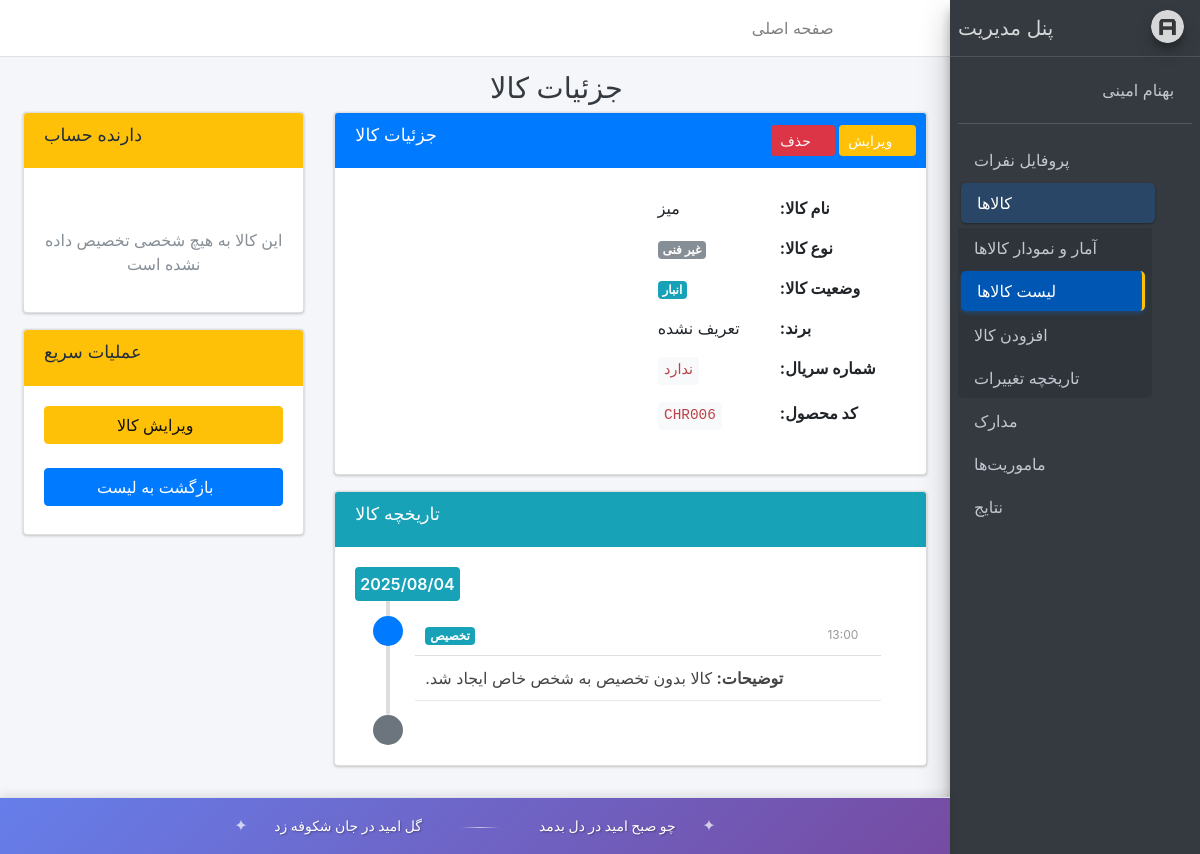
Page /account/item/31/ (signed in) on the earlier database version.
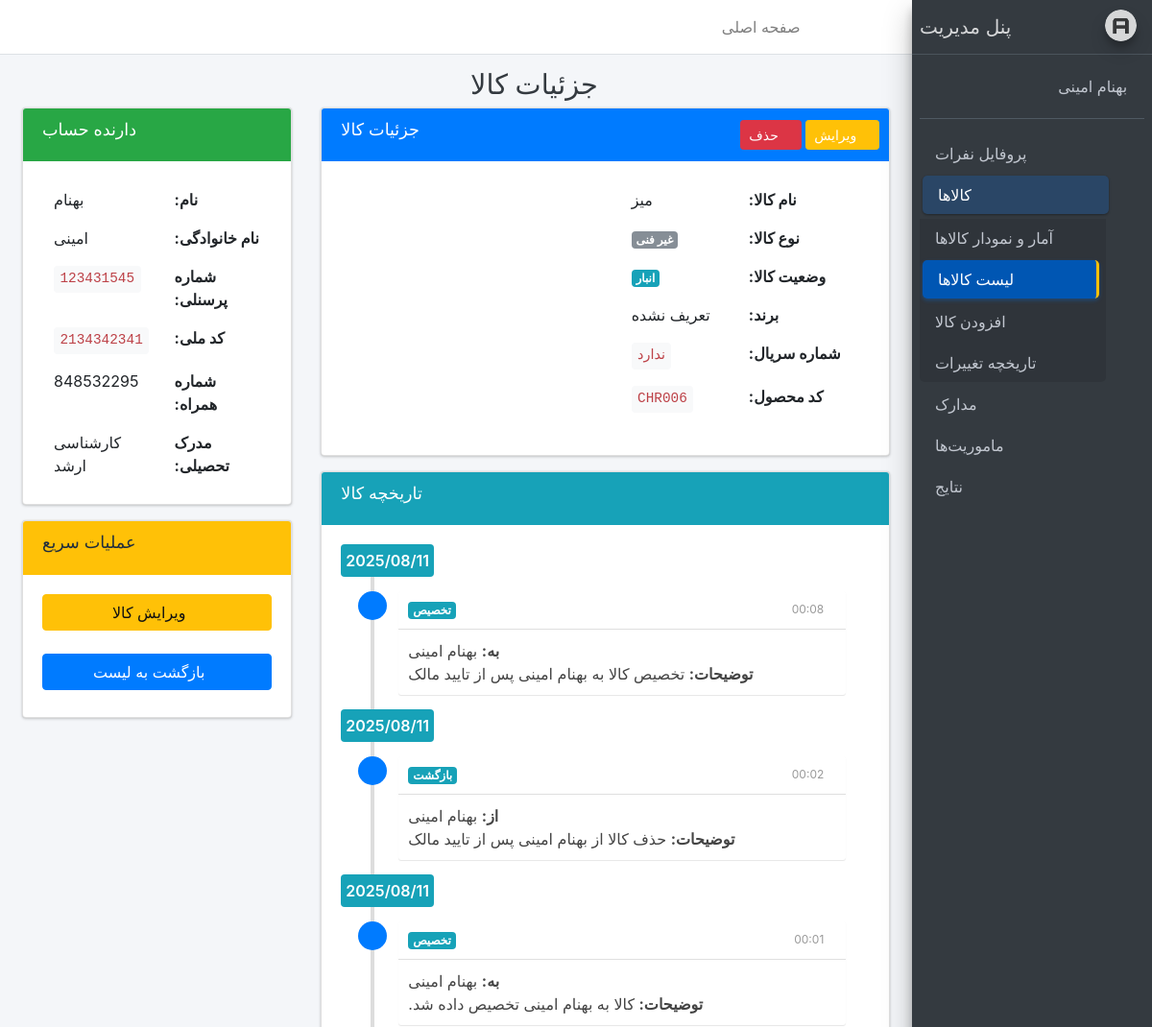
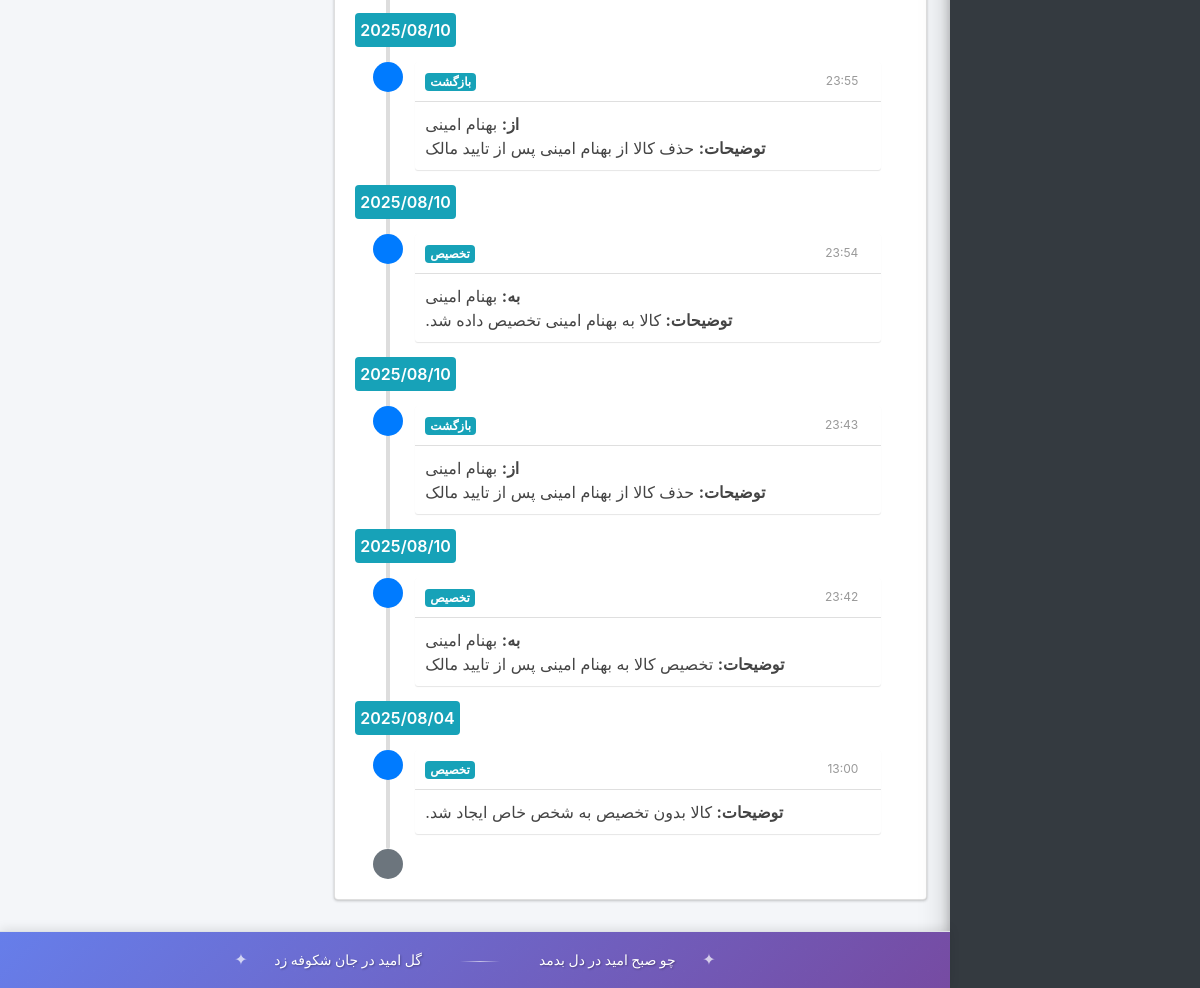
Same page on the later database version (2 pictures, top to bottom).
### holder/models.py (models this page shows, shortened)
class Items(models.Model):
    Technical_items = models.CharField(max_length=100,blank=True , null=True, verbose_name="نام کالا")
    TYPE_CHOICES = [('Technical', 'فنی'),('Non-technical', 'غیر فنی')]
    type_Item = models.CharField(max_length=50,choices=TYPE_CHOICES, verbose_name="نوع کالا")
    STATUS_CHOICES = [('hardware','سخت افزار'),('Delivery','تحویل'),('warehouse','انبار')]
    status_item =  models.CharField(max_length=50,choices=STATUS_CHOICES, verbose_name="وضعیت کالا")
    Number = models.IntegerField(verbose_name="تعداد کالا", default=1, blank=True, null=True)
    STATUS_SUB_MAPPING = {
        'hardware': [
            ('repair', 'تعمیر'),
            ('upgrade', 'ارتقا'),
        ],
        'Delivery': [
            ('external', 'خارج'),
            ('internal', 'داخل'),
        ],
        'warehouse': [
            ('ready', 'آماده بکار'),
            ('returned_good', 'عودتی سالم'),
            ('returned_worn', 'عودتی فرسوده'),
        ],
    }
    status_sub_item = models.CharField(max_length=50,choices=[choice for sublist in STATUS_SUB_MAPPING.values() for choice in sublist],blank=True,null=True,verbose_name="زیر مجموعه وضعیت")
    brand = models.CharField(max_length=100, verbose_name="برند", blank=True, null=True)
    Configuration = models.TextField(verbose_name="پیکربندی", blank=True, null=True)
    serial_number = models.CharField(max_length=100, blank=True, null=True, verbose_name="شماره سریال")
    Product_code = models.CharField(max_length=100, verbose_name="کد محصول")
    register_date = models.DateTimeField(auto_now_add=True)
    update_date = models.DateTimeField(default=timezone.now,verbose_name="تاریخ بروزرسانی")
    PersonalInfo = models.ForeignKey(PersonalInfo, on_delete=models.CASCADE, related_name='items', blank=True, null=True, verbose_name="دارنده حساب")
    def jinfo(self):
        return jalali_converter(self.register_date)
    jinfo.short_description = "تاریخ ثبت نام"
    class Meta:
        verbose_name = "کالا"
        verbose_name_plural = "کالاها"

class ItemHistory(models.Model):
    ACTION_CHOICES = [
        ('assign', 'تخصیص'),
        ('transfer', 'انتقال'),
        ('return', 'بازگشت'),
        ('maintenance', 'تعمیر'),
        ('other', 'سایر')
    ]
    item = models.ForeignKey(Items, on_delete=models.CASCADE, related_name='history', verbose_name="کالا")
    from_person = models.ForeignKey(PersonalInfo, on_delete=models.SET_NULL, null=True, blank=True, related_name='given_items_history', verbose_name="از شخص")
    to_person = models.ForeignKey(PersonalInfo, on_delete=models.SET_NULL, null=True, blank=True, related_name='received_items_history', verbose_name="به شخص")
    action_date = models.DateTimeField(default=timezone.now, verbose_name="تاریخ اقدام")
    action_type = models.CharField(max_length=20, choices=ACTION_CHOICES, verbose_name="نوع اقدام")
    description = models.TextField(blank=True, null=True, verbose_name="توضیحات")
    created_at = models.DateTimeField(auto_now_add=True, verbose_name="تاریخ ثبت")
    def jinfo(self):
        return jalali_converter(self.action_date)
    jinfo.short_description = "تاریخ اقدام"
    class Meta:
        verbose_name = "تاریخچه کالا"
        verbose_name_plural = "تاریخچه کالاها"
        ordering = ['-action_date']

class PersonalInfo(models.Model):
    STATUS_CHOICES = (
        ('d', 'دیپلم'),
        ('a', 'کارشناسی ناپیوسته'),
        ('b', 'کارشناسی'),
        ('m', 'کارشناسی ارشد'),
        ('p', 'دکتری'),
        ('o', 'سایر')
    )
    name = models.CharField(max_length=100, verbose_name="نام")
    family = models.CharField(max_length=100, verbose_name="نام خانوادگی")
    Personnel_number = models.CharField(max_length=9, validators=[RegexValidator(regex=r'^\d{9}$')], unique=True,primary_key=True,verbose_name="شماره پرسنلی")
    National_ID = models.CharField(max_length=10,unique=True,verbose_name="کد ملی",validators=[RegexValidator(regex=r'^\d{10}$')])
    date_of_birth = models.DateField(verbose_name="تاریخ تولد")
    email = models.EmailField(max_length=254, verbose_name="ایمیل",blank=True, null=True, help_text="اختیاری")
    phone_number = models.CharField(max_length=16, verbose_name="شماره همراه")
    date_created = models.DateTimeField(auto_now_add=True, verbose_name="تاریخ ثبت نام")
    Educational_degree = models.CharField(max_length=10, verbose_name="مدرک تحصیلی", choices=STATUS_CHOICES)
    password = models.CharField(max_length=100, verbose_name="رمز عبور")
    def jinfo(self):
        return jalali_converter(self.date_of_birth)
    jinfo.short_description = "تاریخ تولد "
    class Meta:
        verbose_name = "دارنده حساب"
        verbose_name_plural = "دارندگان حساب"

### account/views.py (the view)
# urls.py: path("item/<int:pk>/", item_detail, name="item_detail"),
@login_required
def item_detail(request, pk):
    item = get_object_or_404(Items, pk=pk)
    history = ItemHistory.objects.filter(item=item).order_by('-action_date')
    context = {
        'item': item,
        'history': history,
    }
    return render(request, 'registration/item_detail.html', context)

### templates/registration/item_detail.html (shortened to what this page needs)
{% extends 'registration/base.html' %}
{% block title %}
  جزئیات کالا
{% endblock %}
{% block main %}
<div class="row">
  <div class="col-md-8">
    <div class="card card-primary">
      <div class="card-header">
        <h3 class="card-title">
          <i class="fas fa-box"></i> جزئیات کالا
        </h3>
        <div class="card-tools">
          <a href="{% url 'account:item_edit' item.pk %}" class="btn btn-warning btn-sm">
            <i class="fas fa-edit"></i> ویرایش
          </a>
          <a href="{% url 'account:item_delete' item.pk %}" class="btn btn-danger btn-sm" onclick="return confirm('آیا مطمئن هستید؟')">
            <i class="fas fa-trash"></i> حذف
          </a>
        </div>
      </div>
      <div class="card-body">
        <div class="row">
          <div class="col-md-6">
            <table class="table table-borderless">
              <tr>
                <td><strong>نام کالا:</strong></td>
                <td>{{ item.Technical_items|default:"تعریف نشده" }}</td>
              </tr>
              <tr>
                <td><strong>نوع کالا:</strong></td>
                <td>
                  {% if item.type_Item == 'Technical' %}
                    <span class="badge badge-primary">فنی</span>
                  {% elif item.type_Item == 'Non-technical' %}
                    <span class="badge badge-secondary">غیر فنی</span>
                  {% else %}
                    <span class="badge badge-light">نامشخص</span>
                  {% endif %}
                </td>
              </tr>
              <tr>
                <td><strong>وضعیت کالا:</strong></td>
                <td>
                  <span class="badge badge-info">{{ item.get_status_item_display|default:"نامشخص" }}</span>
                </td>
              </tr>
              <tr>
                <td><strong>برند:</strong></td>
                <td>{{ item.brand|default:"تعریف نشده" }}</td>
              </tr>
              <tr>
                <td><strong>شماره سریال:</strong></td>
                <td><code>{{ item.serial_number|default:"ندارد" }}</code></td>
              </tr>
              <tr>
                <td><strong>کد محصول:</strong></td>
                <td><code>{{ item.Product_code|default:"ندارد" }}</code></td>
              </tr>
            </table>
          </div>
          <div class="col-md-6">
          </div>
        </div>
      </div>
    </div>
    <div class="card card-info mt-3">
      <div class="card-header">
        <h3 class="card-title">
          <i class="fas fa-history"></i> تاریخچه کالا
        </h3>
      </div>
      <div class="card-body">
        {% if history %}
          <div class="timeline">
            {% for record in history %}
              <div class="time-label">
                <span class="bg-info">{{ record.action_date|date:"Y/m/d" }}</span>
              </div>
              <div>
                <i class="fas fa-{{ record.action_type|default:'circle' }} bg-primary"></i>
                <div class="timeline-item">
                  <span class="time">
                    <i class="fas fa-clock"></i> {{ record.action_date|date:"H:i" }}
                  </span>
                  <h3 class="timeline-header">
                    <span class="badge badge-info">{{ record.get_action_type_display }}</span>
                  </h3>
                  <div class="timeline-body">
                    {% if record.from_person %}
                      <strong>از:</strong> {{ record.from_person.name }} {{ record.from_person.family }}<br>
                    {% endif %}
                    {% if record.to_person %}
                      <strong>به:</strong> {{ record.to_person.name }} {{ record.to_person.family }}<br>
                    {% endif %}
                    {% if record.description %}
                      <strong>توضیحات:</strong> {{ record.description }}
                    {% endif %}
                  </div>
                </div>
              </div>
            {% endfor %}
            <div>
              <i class="fas fa-clock bg-gray"></i>
            </div>
          </div>
        {% else %}
          <div class="text-center text-muted py-4">
            <i class="fas fa-history fa-2x mb-2"></i>
            <br>
            هیچ تاریخچه‌ای برای این کالا ثبت نشده است
          </div>
        {% endif %}
      </div>
    </div>
  </div>
  <div class="col-md-4">
    {% if item.PersonalInfo %}
    <div class="card card-success">
      <div class="card-header">
        <h3 class="card-title">
          <i class="fas fa-user"></i> دارنده حساب
        </h3>
      </div>
      <div class="card-body">
        <table class="table table-borderless table-sm">
          <tr>
            <td><strong>نام:</strong></td>
            <td>{{ item.PersonalInfo.name }}</td>
          </tr>
          <tr>
            <td><strong>نام خانوادگی:</strong></td>
            <td>{{ item.PersonalInfo.family }}</td>
          </tr>
          <tr>
            <td><strong>شماره پرسنلی:</strong></td>
            <td><code>{{ item.PersonalInfo.Personnel_number }}</code></td>
          </tr>
          <tr>
            <td><strong>کد ملی:</strong></td>
            <td><code>{{ item.PersonalInfo.National_ID }}</code></td>
          </tr>
          <tr>
            <td><strong>شماره همراه:</strong></td>
            <td>{{ item.PersonalInfo.phone_number }}</td>
          </tr>
          <tr>
            <td><strong>مدرک تحصیلی:</strong></td>
            <td>{{ item.PersonalInfo.get_Educational_degree_display }}</td>
          </tr>
        </table>
      </div>
    </div>
    {% else %}
    <div class="card card-warning">
      <div class="card-header">
        <h3 class="card-title">
          <i class="fas fa-exclamation-triangle"></i> دارنده حساب
        </h3>
      </div>
      <div class="card-body">
        <p class="text-center text-muted">
          <i class="fas fa-user-slash fa-2x mb-2"></i><br>
          این کالا به هیچ شخصی تخصیص داده نشده است
        </p>
      </div>
    </div>
    {% endif %}
    <div class="card card-warning mt-3">
      <div class="card-header">
        <h3 class="card-title">
          <i class="fas fa-tools"></i> عملیات سریع
        </h3>
      </div>
      <div class="card-body">
        <div class="d-grid gap-2">
          <a href="{% url 'account:item_edit' item.pk %}" class="btn btn-warning btn-block">
            <i class="fas fa-edit"></i> ویرایش کالا
          </a>
          <a href="{% url 'account:home' %}" class="btn btn-primary btn-block">
            <i class="fas fa-list"></i> بازگشت به لیست
          </a>
        </div>
      </div>
    </div>
  </div>
</div>
{% endblock %}

### templates/registration/sidebar.html (shortened to what this page needs)
{% load static %}
  <aside class="main-sidebar sidebar-dark-primary elevation-4">
    <a href="{% url 'account:home' %}" class="brand-link">
      <img src="{% static 'registration/Adminlte/dist/img/AdminLTELogo.png' %}" alt="AdminLTE Logo" class="brand-image img-circle elevation-3"
           style="opacity: .8">
      <span class="brand-text font-weight-light">پنل مدیریت</span>
    </a>
    <div class="sidebar">
      <div class="user-panel mt-3 pb-3 mb-3 d-flex">
        <div class="image">
        </div>
        <div class="info">
          <a href="#" class="d-block">{{user.get_full_name}}</a>
        </div>
      </div>
<nav class="mt-2">
    <ul class="nav nav-pills nav-sidebar flex-column" data-widget="treeview" role="menu" data-accordion="false">
        <li class="nav-item">
            <a href="{% url 'account:profiles' %}" class="nav-link {% if request.resolver_match.url_name == 'profiles' %}active{% endif %}">
                <i class="nav-icon fas fa-users"></i>
                <p>پروفایل‌  نفرات</p>
            </a>
        </li>
        <li class="nav-item has-treeview {% if request.resolver_match.url_name in 'dashboard,home,item_add,item_detail,item_edit,history' %}menu-open{% endif %}">
            <a href="#" class="nav-link {% if request.resolver_match.url_name in 'dashboard,home,item_add,item_detail,item_edit,history' %}active{% endif %}">
                <i class="nav-icon fas fa-boxes"></i>
                <p>
                    کالاها
                    <i class="right fas fa-angle-left"></i>
                </p>
            </a>
            <ul class="nav nav-treeview">
                <li class="nav-item">
                    <a href="{% url 'account:dashboard' %}" class="nav-link {% if request.resolver_match.url_name == 'dashboard' %}active{% endif %}">
                        <i class="fa fa-tachometer-alt nav-icon"></i>
                        <p>آمار و نمودار کالاها</p>
                    </a>
                </li>
                <li class="nav-item">
                    <a href="{% url 'account:home' %}" class="nav-link {% if request.resolver_match.url_name == 'home' or request.resolver_match.url_name == 'item_detail' or request.resolver_match.url_name == 'item_edit' %}active{% endif %}">
                        <i class="fa fa-list nav-icon"></i>
                        <p>لیست کالاها</p>
                    </a>
                </li>
                <li class="nav-item">
                    <a href="{% url 'account:item_add' %}" class="nav-link {% if request.resolver_match.url_name == 'item_add' %}active{% endif %}">
                        <i class="fa fa-plus nav-icon"></i>
                        <p>افزودن کالا</p>
                    </a>
                </li>
                <li class="nav-item">
                    <a href="{% url 'account:history' %}" class="nav-link {% if request.resolver_match.url_name == 'history' %}active{% endif %}">
                        <i class="fa fa-history nav-icon"></i>
                        <p>تاریخچه تغییرات</p>
                    </a>
                </li>
            </ul>
        </li>
        <li class="nav-item has-treeview {% if request.resolver_match.url_name in 'documents_list,document_add,document_detail,document_edit' %}menu-open{% endif %}">
            <a href="#" class="nav-link {% if request.resolver_match.url_name in 'documents_list,document_add,document_detail,document_edit' %}active{% endif %}">
                <i class="nav-icon fas fa-certificate"></i>
                <p>
                    مدارک
                    <i class="right fas fa-angle-left"></i>
                </p>
            </a>
        </li>
        <li class="nav-item has-treeview {% if request.resolver_match.url_name in 'missions_list,mission_add,mission_edit' %}menu-open{% endif %}">
            <a href="#" class="nav-link {% if request.resolver_match.url_name in 'missions_list,mission_add,mission_edit' %}active{% endif %}">
                <i class="nav-icon fas fa-plane"></i>
                <p>
                    ماموریت‌ها
                    <i class="right fas fa-angle-left"></i>
                </p>
            </a>
        </li>
        <li class="nav-item has-treeview {% if request.resolver_match.url_name in 'results_list,result_add,result_edit' %}menu-open{% endif %}">
            <a href="#" class="nav-link {% if request.resolver_match.url_name in 'results_list,result_add,result_edit' %}active{% endif %}">
                <i class="nav-icon fas fa-chart-line"></i>
                <p>
                    نتایج
                    <i class="right fas fa-angle-left"></i>
                </p>
            </a>
        </li>
    </ul>
</nav>
    </div>
  </aside>

Differences in the rows shown:
changed Items "میز": PersonalInfo_id empty → "123431545" (drawn); PersonalInfo.name (not shown) → "بهنام"; PersonalInfo.family (not shown) → "امینی"; PersonalInfo.Personnel_number (not shown) → "123431545"; PersonalInfo.National_ID (not shown) → "2134342341"; PersonalInfo.phone_number (not shown) → "848532295"; PersonalInfo.Educational_degree (not shown) → "کارشناسی ارشد"
added ItemHistory: action_date "2025/08/11", action_date "00:08", action_type "تخصیص", to_person.name "بهنام", to_person.family "امینی", description "تخصیص کالا به بهنام امینی پس از تایید مالک"
added ItemHistory: action_date "2025/08/11", action_date "00:02", action_type "بازگشت", from_person.name "بهنام", from_person.family "امینی", description "حذف کالا از بهنام امینی پس از تایید مالک"
added ItemHistory: action_date "2025/08/11", action_date "00:01", action_type "تخصیص", to_person.name "بهنام", to_person.family "امینی", description "کالا به بهنام امینی تخصیص داده شد."
added ItemHistory: action_date "2025/08/10", action_date "23:55", action_type "بازگشت", from_person.name "بهنام", from_person.family "امینی", description "حذف کالا از بهنام امینی پس از تایید مالک"
added ItemHistory: action_date "2025/08/10", action_date "23:54", action_type "تخصیص", to_person.name "بهنام", to_person.family "امینی", description "کالا به بهنام امینی تخصیص داده شد."
added ItemHistory: action_date "2025/08/10", action_date "23:43", action_type "بازگشت", from_person.name "بهنام", from_person.family "امینی", description "حذف کالا از بهنام امینی پس از تایید مالک"
added ItemHistory: action_date "2025/08/10", action_date "23:42", action_type "تخصیص", to_person.name "بهنام", to_person.family "امینی", description "تخصیص کالا به بهنام امینی پس از تایید مالک"
Other differences:
text no longer shown: "این کالا به هیچ شخصی تخصیص داده نشده است"
text now shown: "نام: نام خانوادگی: شماره پرسنلی: کد ملی: شماره همراه: مدرک تحصیلی:"
